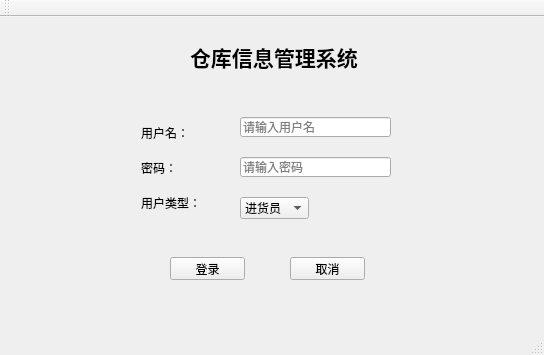
<?xml version="1.0" encoding="UTF-8"?>
<ui version="4.0">
 <class>MainWindow</class>
 <widget class="QMainWindow" name="MainWindow">
  <property name="geometry">
   <rect>
    <x>0</x>
    <y>0</y>
    <width>544</width>
    <height>355</height>
   </rect>
  </property>
  <property name="windowTitle">
   <string>MainWindow</string>
  </property>
  <widget class="QWidget" name="centralWidget">
   <widget class="QLabel" name="label">
    <property name="geometry">
     <rect>
      <x>190</x>
      <y>20</y>
      <width>181</width>
      <height>41</height>
     </rect>
    </property>
    <property name="text">
     <string>&lt;html&gt;&lt;head/&gt;&lt;body&gt;&lt;p&gt;&lt;span style=&quot; font-size:16pt; font-weight:600;&quot;&gt;仓库信息管理系统&lt;/span&gt;&lt;/p&gt;&lt;/body&gt;&lt;/html&gt;</string>
    </property>
    <property name="textFormat">
     <enum>Qt::AutoText</enum>
    </property>
   </widget>
   <widget class="QLineEdit" name="lePwd">
    <property name="geometry">
     <rect>
      <x>240</x>
      <y>140</y>
      <width>151</width>
      <height>20</height>
     </rect>
    </property>
    <property name="echoMode">
     <enum>QLineEdit::Password</enum>
    </property>
    <property name="placeholderText">
     <string>请输入密码</string>
    </property>
   </widget>
   <widget class="QComboBox" name="cbUserType">
    <property name="geometry">
     <rect>
      <x>240</x>
      <y>180</y>
      <width>69</width>
      <height>22</height>
     </rect>
    </property>
    <item>
     <property name="text">
      <string>进货员</string>
     </property>
    </item>
    <item>
     <property name="text">
      <string>出货员</string>
     </property>
    </item>
    <item>
     <property name="text">
      <string>审核员</string>
     </property>
    </item>
   </widget>
   <widget class="QWidget" name="verticalLayoutWidget">
    <property name="geometry">
     <rect>
      <x>130</x>
      <y>90</y>
      <width>91</width>
      <height>121</height>
     </rect>
    </property>
    <layout class="QVBoxLayout" name="verticalLayout">
     <item>
      <widget class="QLabel" name="label_2">
       <property name="text">
        <string>用户名：</string>
       </property>
      </widget>
     </item>
     <item>
      <widget class="QLabel" name="label_3">
       <property name="text">
        <string>密码：</string>
       </property>
      </widget>
     </item>
     <item>
      <widget class="QLabel" name="label_4">
       <property name="text">
        <string>用户类型：</string>
       </property>
      </widget>
     </item>
    </layout>
   </widget>
   <widget class="QLineEdit" name="leUser">
    <property name="geometry">
     <rect>
      <x>240</x>
      <y>100</y>
      <width>151</width>
      <height>20</height>
     </rect>
    </property>
    <property name="placeholderText">
     <string>请输入用户名</string>
    </property>
   </widget>
   <widget class="QPushButton" name="pbLogin">
    <property name="geometry">
     <rect>
      <x>170</x>
      <y>240</y>
      <width>75</width>
      <height>23</height>
     </rect>
    </property>
    <property name="text">
     <string>登录</string>
    </property>
   </widget>
   <widget class="QPushButton" name="pbCancel">
    <property name="geometry">
     <rect>
      <x>290</x>
      <y>240</y>
      <width>75</width>
      <height>23</height>
     </rect>
    </property>
    <property name="text">
     <string>取消</string>
    </property>
   </widget>
  </widget>
  <widget class="QMenuBar" name="menuBar">
   <property name="geometry">
    <rect>
     <x>0</x>
     <y>0</y>
     <width>544</width>
     <height>23</height>
    </rect>
   </property>
  </widget>
  <widget class="QToolBar" name="mainToolBar">
   <attribute name="toolBarArea">
    <enum>TopToolBarArea</enum>
   </attribute>
   <attribute name="toolBarBreak">
    <bool>false</bool>
   </attribute>
  </widget>
  <widget class="QStatusBar" name="statusBar"/>
 </widget>
 <layoutdefault spacing="6" margin="11"/>
 <resources/>
 <connections>
  <connection>
   <sender>pbCancel</sender>
   <signal>clicked()</signal>
   <receiver>MainWindow</receiver>
   <slot>close()</slot>
   <hints>
    <hint type="sourcelabel">
     <x>327</x>
     <y>286</y>
    </hint>
    <hint type="destinationlabel">
     <x>271</x>
     <y>177</y>
    </hint>
   </hints>
  </connection>
  <connection>
   <sender>pbLogin</sender>
   <signal>clicked()</signal>
   <receiver>MainWindow</receiver>
   <slot>newWelcome()</slot>
   <hints>
    <hint type="sourcelabel">
     <x>207</x>
     <y>286</y>
    </hint>
    <hint type="destinationlabel">
     <x>271</x>
     <y>177</y>
    </hint>
   </hints>
  </connection>
 </connections>
 <slots>
  <slot>newWelcome()</slot>
 </slots>
</ui>
